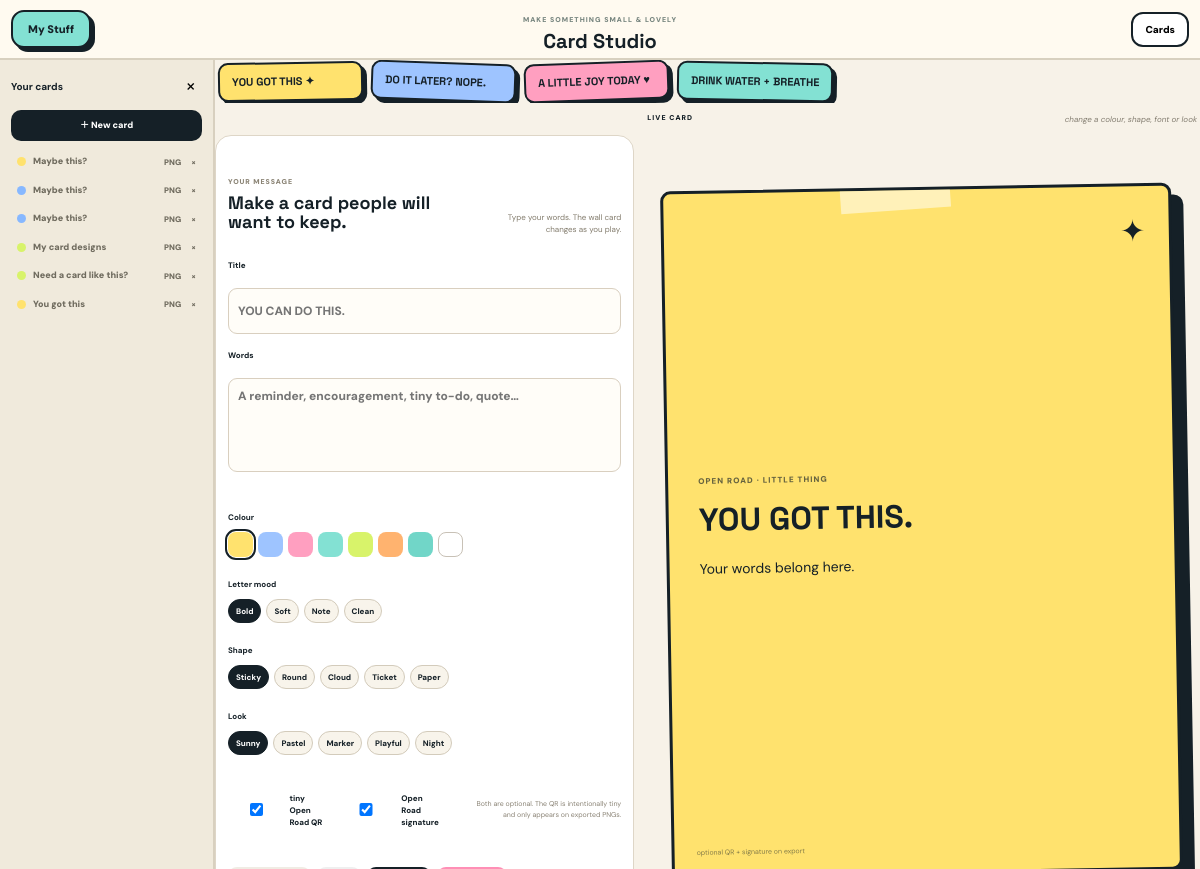
/my-stuff/cards (signed in), run on the app's committed database.
### tables this page shows
CREATE TABLE stuff_cards (
 id INTEGER PRIMARY KEY AUTOINCREMENT,
 user_id INTEGER NOT NULL,
 folder_id INTEGER,
 title TEXT NOT NULL,
 body TEXT NOT NULL DEFAULT '',
 color TEXT NOT NULL DEFAULT 'lime',
 image_filename TEXT DEFAULT '',
 created_at TEXT NOT NULL,
 updated_at TEXT NOT NULL,
 font_style TEXT NOT NULL DEFAULT 'bold',
 shape_style TEXT NOT NULL DEFAULT 'sticky',
 design_style TEXT NOT NULL DEFAULT 'sunny',
 qr_enabled INTEGER NOT NULL DEFAULT 1,
 signature_enabled INTEGER NOT NULL DEFAULT 1,
 FOREIGN KEY(user_id) REFERENCES users(id) ON DELETE CASCADE,
 FOREIGN KEY(folder_id) REFERENCES stuff_folders(id) ON DELETE SET NULL
);

### app/routes.py (the view, shortened to what this page needs)
@bp.get('/my-stuff/cards')
def my_stuff_cards():
    user=_current_user_for_stuff()
    user=_stuff_use_and_context(user,'stuff_card_uses')
    use_count=int(user['stuff_card_uses'] or 0)
    has_id=_stuff_id_ready(user)
    db=get_db()
    cards=db.execute('SELECT * FROM stuff_cards WHERE user_id=? ORDER BY updated_at DESC,id DESC',(user['id'],)).fetchall()
    folders=db.execute('SELECT * FROM stuff_folders WHERE user_id=? ORDER BY name',(user['id'],)).fetchall()
    return render_template('my_cards.html',user=user,cards=cards,folders=folders,card_locked=False,card_use_count=use_count,simple_id_exists=has_id)

### app/db.py (called while the page is built)
def get_db():
    if 'db' not in g:
        g.db = sqlite3.connect(current_app.config['DATABASE_PATH'], timeout=30)
        g.db.row_factory = sqlite3.Row
        g.db.execute('PRAGMA foreign_keys=ON')
        g.db.execute('PRAGMA journal_mode=WAL')
        g.db.execute('PRAGMA busy_timeout=30000')
    return g.db

### app/routes.py (called while the page is built)
def log_visit():
    if request.path.startswith('/static/') or request.path.startswith('/media/') or request.path.startswith('/api/'):
        return
    key=request.cookies.get('visitor_key') or secrets.token_urlsafe(16)
    db=get_db(); db.execute('INSERT INTO visits(visitor_key,path,created_at) VALUES(?,?,?)',(key,request.path,now())); db.commit(); request._visitor_key=key

@bp.before_request
def before(): log_visit()

@bp.after_request
def visitor_cookie(response):
    key=getattr(request,'_visitor_key',None)
    if key and not request.cookies.get('visitor_key'):
        response.set_cookie('visitor_key',key,max_age=31536000,httponly=True,samesite='Lax',secure=request.is_secure)
    return response

@bp.before_request
def _ensure_stuff_session():
    uid = session.get('user_id')
    if session.get('_stuff_user_id') != uid:
        session.pop('stuff_unlocked', None)
        session['_stuff_user_id'] = uid

def _current_user_for_stuff():
    uid = session.get('user_id') or session.get('stuff_user_id')
    if not uid:
        return _ensure_stuff_guest_user()
    return get_db().execute('SELECT * FROM users WHERE id=? AND deleted_at IS NULL', (uid,)).fetchone()

def _global_simple_id_hash(user):
    return user['simple_id_hash'] or user['stuff_id_hash']

def _stuff_id_ready(user):
    return bool(_global_simple_id_hash(user))

def _stuff_use_and_context(user, column):
    db=get_db()
    db.execute(f"UPDATE users SET {column}=COALESCE({column},0)+1 WHERE id=?", (user['id'],))
    db.commit()
    refreshed=db.execute('SELECT * FROM users WHERE id=?', (user['id'],)).fetchone()
    return refreshed

### app/security.py (called while the page is built)
def now():
    return datetime.now(timezone.utc).replace(microsecond=0).isoformat()

### app/templates/my_cards.html (shortened to what this page needs)
{% extends 'base.html' %}{% block content %}
<div class="cards-v4">
  <header class="cards-v4-top"><a class="cards-v4-back" href="{{ url_for('public.my_stuff') }}">My Stuff</a><div><span>MAKE SOMETHING SMALL & LOVELY</span><h1>Card Studio</h1></div><button type="button" class="cards-v4-library" onclick="document.body.classList.toggle('cards-v4-open')">Cards</button></header>
  <aside class="cards-v4-side"><div class="cards-v4-sidehead"><b>Your cards</b><button onclick="document.body.classList.remove('cards-v4-open')">×</button></div><button class="cards-v4-new" type="button" onclick="newCardV4()">＋ New card</button>{% for c in cards %}<div class="cards-v4-row {{ c.color }}"><button class="cards-v4-row-main" type="button" onclick="editCardV4({{ c.id }},{{ c.title|tojson }},{{ c.body|tojson }},'{{ c.color }}','{{ c.font_style if 'font_style' in c.keys() else 'bold' }}','{{ c.shape_style if 'shape_style' in c.keys() else 'sticky' }}','{{ c.design_style if 'design_style' in c.keys() else 'sunny' }}',{{ c.qr_enabled if 'qr_enabled' in c.keys() else 1 }},{{ c.signature_enabled if 'signature_enabled' in c.keys() else 1 }})"><i></i><span>{{ c.title }}</span></button><button onclick="downloadCardV4({{ c.id }})">PNG</button><form method="post" action="{{ url_for('public.my_stuff_card_delete',card_id=c.id) }}"><button type="submit">×</button></form></div>{% else %}<p class="cards-v4-empty">Your wall is waiting for its first little card.</p>{% endfor %}</aside>
  <main class="cards-v4-main">
  {% if card_locked %}<section class="cards-v4-gate"><b>You've made a few cards already ✨</b><h2>Keep your Card Studio yours.</h2><p>Create your Open Road ID to keep making and saving cards. Nothing else in My Stuff is locked.</p><button type="button" onclick="document.getElementById('cardIdPanel').showModal()">Create ID</button></section>{% else %}
    <section class="cards-v4-work">
      <div class="cards-v4-inspo" aria-label="Inspiration cards">
        <div class="mini-note m-yellow">YOU GOT THIS ✦</div><div class="mini-note m-blue">DO IT LATER? NOPE.</div><div class="mini-note m-pink">A LITTLE JOY TODAY ♥</div><div class="mini-note m-aqua">DRINK WATER + BREATHE</div>
      </div>
      <form class="cards-v4-form" method="post" action="{{ url_for('public.my_stuff_card_save') }}" id="cardV4Form">
        <div class="cards-v4-form-head"><div><span>YOUR MESSAGE</span><h2>Make a card people will want to keep.</h2></div><small id="cardV4Hint">Type your words. The wall card changes as you play.</small></div>
        <label>Title <input id="cardV4Title" name="title" maxlength="100" placeholder="YOU CAN DO THIS." required></label>
        <label>Words <textarea id="cardV4Body" name="body" maxlength="420" placeholder="A reminder, encouragement, tiny to-do, quote…" required></textarea></label>
        <div class="cards-v4-controls">
          <div><b>Colour</b><div class="v4-swatches">{% for c in ['yellow','blue','pink','aqua','lime','orange','teal','white'] %}<label><i class="{{ c }}"></i></label>{% endfor %}</div></div>
          <div><b>Letter mood</b><div class="v4-pills"><label><span>Bold</span></label><label><span>Soft</span></label><label><span>Note</span></label><label><span>Clean</span></label></div></div>
          <div><b>Shape</b><div class="v4-pills"><label><span>Sticky</span></label><label><span>Round</span></label><label><span>Cloud</span></label><label><span>Ticket</span></label><label><span>Paper</span></label></div></div>
          <div><b>Look</b><div class="v4-pills"><label><span>Sunny</span></label><label><span>Pastel</span></label><label><span>Marker</span></label><label><span>Playful</span></label><label><span>Night</span></label></div></div>
        </div>
        <div class="cards-v4-brand"><label><input type="checkbox" name="qr_enabled" value="1" checked><span>tiny Open Road QR</span></label><label><input type="checkbox" name="signature_enabled" value="1" checked><span>Open Road signature</span></label><small>Both are optional. The QR is intentionally tiny and only appears on exported PNGs.</small></div>
        <div class="cards-v4-actions"></div>
      </form>
      <section class="cards-v4-preview-wrap"><div class="cards-v4-preview-label"><span>LIVE CARD</span><em>change a colour, shape, font or look</em></div><div id="cardsV4Preview" class="cards-v4-preview yellow sticky sunny"><span class="pv4-kicker">OPEN ROAD · LITTLE THING</span><h3 id="pv4Title">YOU GOT THIS.</h3><p id="pv4Body">Your words belong here.</p><i class="pv4-star">✦</i><div class="pv4-tape"></div><small class="pv4-brand">optional QR + signature on export</small></div></section>
    </section>
  {% endif %}
  </main>
</div>
{% endblock %}

### data on the page
stuff_cards: title "Maybe this?"
stuff_cards: title "Maybe this?"
stuff_cards: title "Maybe this?"
stuff_cards: title "My card designs"
stuff_cards: title "Need a card like this?"
stuff_cards: title "You got this"
